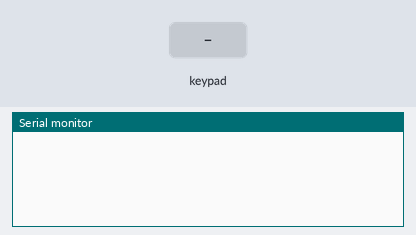
A sketch run on a simulated Arduino Uno, built with avr-gcc and run on an emulated ATmega328P. Parts: the last lines printed to the serial monitor. Wiring (inferred from the signals the program sends): 3×3 keypad with keys 1 2 3 4 5 6 7 8 9 (labels assumed): rows pin 2, pin 3, pin 4; columns pin 5, pin 6, pin 7. The inputs (shaded band) are chosen by the test bench.

Above: at 1.2 s.
1.3 s: key '1' pressed
At 2.1 s:
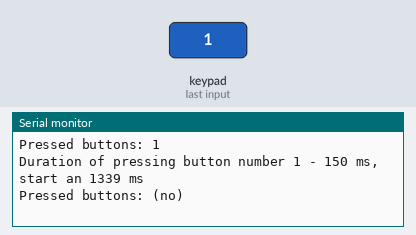
2.9 s: keypad keys 1 2 pressed 0.4 s apart
At 3.06 s:
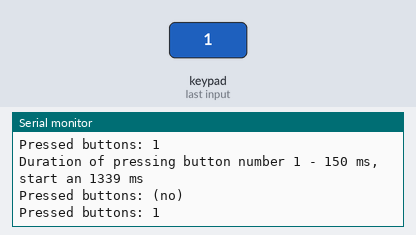
5.2 s: key '2' pressed
At 6.2 s:
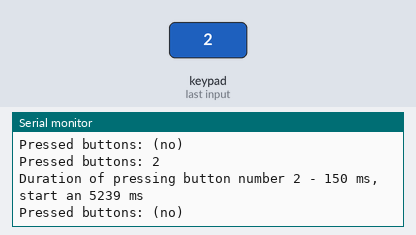
6.7 s: keypad keys 2 5 pressed 0.4 s apart
At 8.5 s:
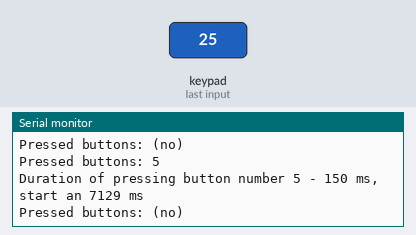
Timing chart, 0 to 10.0 s (numbered marks = the images above; inputs shaded):
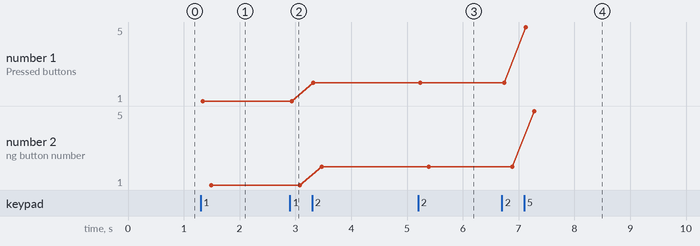

Measured:
- after the input at 1.3 s, the serial monitor: prints a new line at once (image 1)
- after the input at 5.2 s, the serial monitor: prints a new line after 0.19 s (image 3)
- after the input at 6.7 s, the serial monitor: prints a new line after 0.19 s (image 4)
- plotted number 1: 1 → 2 after the input at 2.9 s, 2 → 5 after the input at 6.7 s
- plotted number 2: 1 → 2 after the input at 2.9 s, 2 → 5 after the input at 6.7 s

The sketch:

3x3matrix.ino
```cpp
#define F_CPU 16000000UL

#define NROWS 3
#define NCOLS 3
#define SCAN_INTERVAL_MS 10

const uint8_t row_masks[NROWS] = {
  (1 << 2),  // PD2
  (1 << 3),  // PD3
  (1 << 4)   // PD4
};

const uint8_t col_masks[NCOLS] = {
  (1 << 5),  // PD5
  (1 << 6),  // PD6
  (1 << 7)   // PD7
};

bool current_state[NROWS * NCOLS] = {false};
bool previous_state[NROWS * NCOLS] = {false};
unsigned long press_start_time[NROWS * NCOLS] = {0};

volatile uint8_t current_row = 0;
volatile bool scan_complete = false;

void setup() {
  Serial.begin(9600);

  DDRD |= (1 << 2) | (1 << 3) | (1 << 4);

  DDRD &= ~((1 << 5) | (1 << 6) | (1 << 7));
  PORTD |= (1 << 5) | (1 << 6) | (1 << 7);

  setup_timer();

}

void setup_timer() {
  cli();

  TCCR1A = 0;
  TCCR1B = 0;
  TCNT1 = 0;

  // Для интервала в 10 сек 16MHz / (64 * 100Hz) - 1 = 2499
  uint16_t compare_value = (F_CPU / (64UL * (1000UL / SCAN_INTERVAL_MS))) - 1;
  OCR1A = compare_value;

  TCCR1B |= (1 << WGM12);

  // Прескейлер 64
  TCCR1B |= (1 << CS11) | (1 << CS10);

  TIMSK1 |= (1 << OCIE1A);

  sei();
}

ISR(TIMER1_COMPA_vect) {
  PORTD |= (1 << 2) | (1 << 3) | (1 << 4);

  PORTD &= ~row_masks[current_row];

  asm volatile("nop\n\t");
  asm volatile("nop\n\t");

  // Сразу читаем всю колонку
  uint8_t pin_state = PIND;

  for (uint8_t icol = 0; icol < NCOLS; icol++) {
    uint8_t btn_index = current_row * NCOLS + icol;
    // LOW значит нажато
    current_state[btn_index] = !(pin_state & col_masks[icol]);
  }

  current_row++;
  if (current_row >= NROWS) {
    current_row = 0;
    scan_complete = true;
  }
}

void loop() {
  if (scan_complete) {
    scan_complete = false;
    process_button_states();
  }
}

void process_button_states() {
  bool state_changed = false;
  unsigned long current_time = millis();

  // Проверка на изменение состояний
  for (uint8_t i = 0; i < NROWS * NCOLS; i++) {
    // Включена
    if (current_state[i] && !previous_state[i]) {
      press_start_time[i] = current_time;
      state_changed = true;
    }
    // Выключена
    else if (!current_state[i] && previous_state[i]) {
      unsigned long duration = current_time - press_start_time[i];
      Serial.print("Duration of pressing button number ");
      Serial.print(i + 1);
      Serial.print(" - ");
      Serial.print(duration);
      Serial.print(" ms, start an ");
      Serial.print(press_start_time[i]);
      Serial.println(" ms");
      state_changed = true;
    }
  }

  // если состояние изменилось
  if (state_changed) {
    report_pressed_buttons();
    // Обновить прошлые состояния
    for (uint8_t i = 0; i < NROWS * NCOLS; i++) {
      previous_state[i] = current_state[i];
    }
  }
}

void report_pressed_buttons() {
  bool first = true;
  bool any_pressed = false;

  Serial.print("Pressed buttons: ");

  for (uint8_t i = 0; i < NROWS * NCOLS; i++) {
    if (current_state[i]) {
      any_pressed = true;
      if (!first) {
        Serial.print(", ");
      }
      Serial.print(i + 1);
      first = false;
    }
  }

  if (!any_pressed) {
    Serial.print("(no)");
  }

  Serial.println();
}
```
